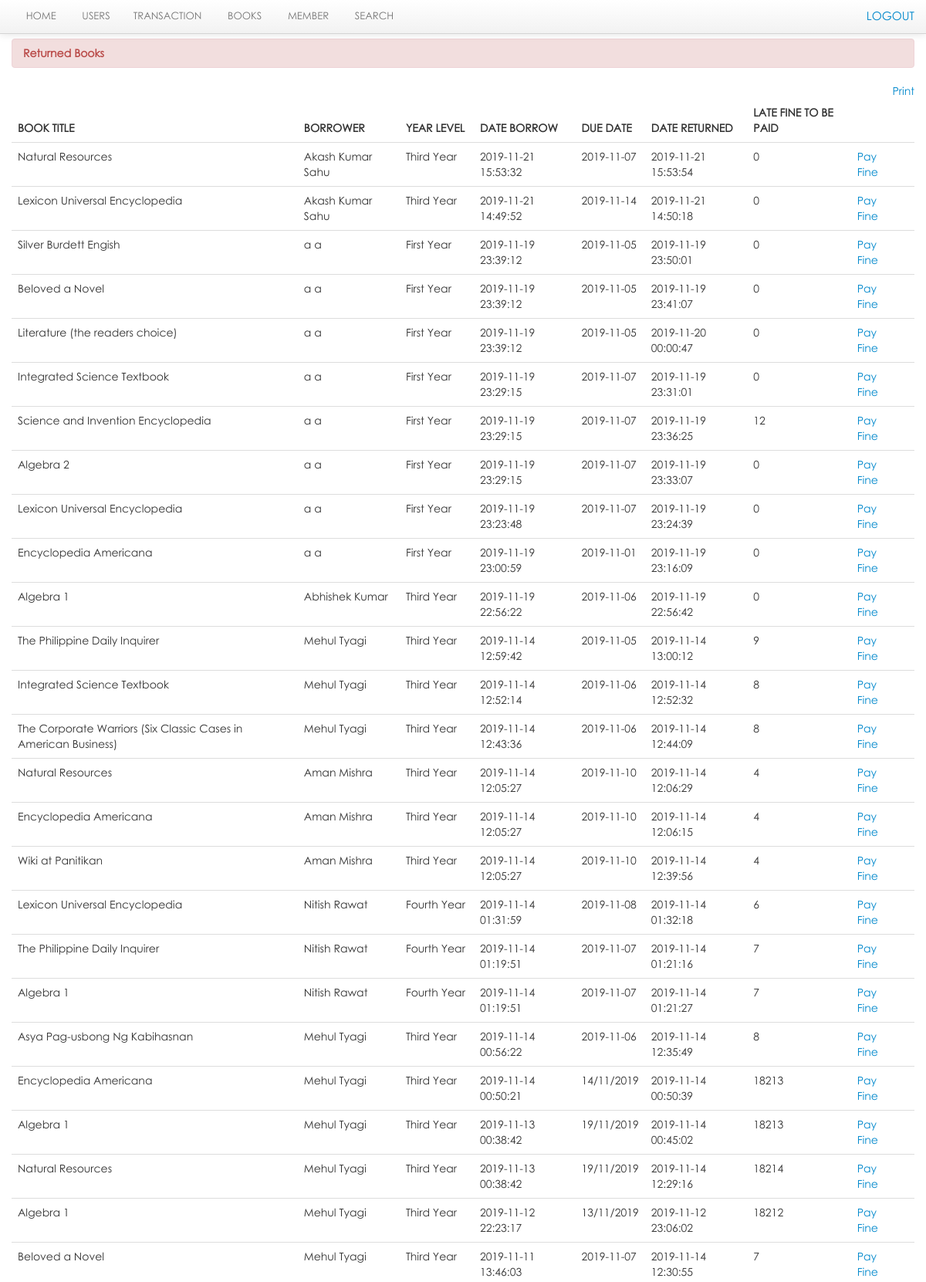
Screenshot of /lms/librarian/return.php (signed in, upper part) with the database file from the repository.
### tables this page shows
CREATE TABLE `borrow` (
  `borrow_id` int(11) NOT NULL,
  `member_id` int(11) NOT NULL,
  `date_borrow` varchar(100) NOT NULL,
  `due_date` varchar(100) DEFAULT NULL
);

CREATE TABLE `book` (
  `book_id` int(11) NOT NULL,
  `book_title` varchar(100) NOT NULL,
  `category_id` int(50) NOT NULL,
  `author` varchar(50) NOT NULL,
  `book_copies` int(11) NOT NULL,
  `book_pub` varchar(100) NOT NULL,
  `publisher_name` varchar(100) NOT NULL,
  `isbn` varchar(50) NOT NULL,
  `copyright_year` int(11) NOT NULL,
  `Shelf/Rack` varchar(11) NOT NULL,
  `date_receive` varchar(20) NOT NULL,
  `date_added` datetime NOT NULL,
  `status` varchar(30) NOT NULL
);

CREATE TABLE `member` (
  `member_id` int(11) NOT NULL,
  `password` varchar(50) NOT NULL,
  `firstname` varchar(100) NOT NULL,
  `lastname` varchar(100) NOT NULL,
  `gender` varchar(10) NOT NULL,
  `address` varchar(100) NOT NULL,
  `contact` varchar(100) NOT NULL,
  `type` varchar(100) NOT NULL,
  `year_level` varchar(100) NOT NULL,
  `email_id` varchar(100) NOT NULL,
  `verified` int(1) NOT NULL DEFAULT 0,
  `vkey` varchar(99) NOT NULL,
  `status` varchar(100) NOT NULL
);

CREATE TABLE `borrowdetails` (
  `borrow_details_id` int(11) NOT NULL,
  `book_id` int(11) NOT NULL,
  `fine` int(11) DEFAULT -99,
  `borrow_id` int(11) NOT NULL,
  `borrow_status` varchar(50) NOT NULL,
  `date_return` varchar(100) NOT NULL
);

### lms/librarian/return.php (the view, shortened to what this page needs)
<?php include('header.php'); ?>
<?php include('navbar_borrow.php'); ?>
    <div class="container">
		<div class="margin-top">
			<div class="row">
				<div class="span12">
						<div class="alert alert-danger"><strong>Returned Books</strong></div>
                            <table cellpadding="0" cellspacing="0" border="0" class="table" id="example">
								<div class="pull-right">
								<a href="" onclick="window.print()" class="btn-default"> Print</a>
								</div>
                                <thead>
                                    <tr>
                                        <th>Book title</th>
                                        <th>Borrower</th>
                                        <th>Year Level</th>
                                        <th>Date Borrow</th>
                                        <th>Due Date</th>
                                        <th>Date Returned</th>
										<th>Late fine to be paid</th>
										<th></th>
                                    </tr>
                                </thead>
                                <tbody>
                                  <?php  $user_query=mysqli_query($con,"select * from borrow
								LEFT JOIN member ON borrow.member_id = member.member_id
								LEFT JOIN borrowdetails ON borrow.borrow_id = borrowdetails.borrow_id
								LEFT JOIN book on borrowdetails.book_id =  book.book_id
								where borrowdetails.borrow_status = 'returned' ORDER BY borrow.borrow_id DESC
								  ")or die(mysql_error());
									while($row1=mysqli_fetch_array($user_query)){
									$id=$row1['borrow_id'];
									$borrow_details_id=$row1['borrow_details_id'];
                                    ?>
									<tr class="del<?php echo $id ?>">
                                    <td><?php echo $row1['book_title']; ?></td>
                                    <td><?php echo $row1['firstname']." ".$row1['lastname']; ?></td>
                                    <td><?php echo $row1['year_level']; ?></td>
									<td><?php echo $row1['date_borrow']; ?></td>
                                    <td><?php echo $row1['due_date']; ?> </td>
									<td><?php echo $row1['date_return']; ?></td>
									<td><?php echo $row1['fine']; ?></td>
                                    <td><a rel="tooltip"  title="Pay Fine" id="<?php echo $borrow_details_id; ?>"href="#fine_paid<?php echo $borrow_details_id; ?>"
                                    data-toggle="modal" class="btn-default">Pay Fine</a>
                                    <td></td>
                                    </tr>
									<?php  }  ?>
                                </tbody>
                            </table>
			</div>
			</div>
		</div>
    </div>
<?php include('footer.php') ?>

### lms/css/docs.css (style rules this page uses)
body { font-family:'TR Century Gothic',Helvetica,Arial,sans-serif !important; }
.alert { text-shadow: none; }
th { text-transform:uppercase; }
.margin-top { margin-top:50px; }
body { background: url(../img/grid_noise.png); position: relative; }

### lms/css/print.css (style rules this page uses)
th { text-align:left; }
td { text-align:left; border-top:1px solid; padding:2px; }
.alert { display:none; }
body { font-family:arial; font-size:13px; }

### rows the page displays
borrow: book.book_title "Natural Resources", member.firstname "Akash Kumar", member.lastname "Sahu", member.year_level "Third Year", date_borrow "2019-11-21 15:53:32", due_date "2019-11-07", borrowdetails.date_return "2019-11-21 15:53:54", borrowdetails.fine "0"
borrow: book.book_title "Lexicon Universal Encyclopedia", member.firstname "Akash Kumar", member.lastname "Sahu", member.year_level "Third Year", date_borrow "2019-11-21 14:49:52", due_date "2019-11-14", borrowdetails.date_return "2019-11-21 14:50:18", borrowdetails.fine "0"
borrow: book.book_title "Silver Burdett Engish", member.firstname "a", member.lastname "a", member.year_level "First Year", date_borrow "2019-11-19 23:39:12", due_date "2019-11-05", borrowdetails.date_return "2019-11-19 23:50:01", borrowdetails.fine "0", book.book_title "Beloved a Novel", borrowdetails.date_return "2019-11-19 23:41:07", book.book_title "Literature (the readers choice)", borrowdetails.date_return "2019-11-20 00:00:47"
borrow: book.book_title "Integrated Science Textbook", member.firstname "a", member.lastname "a", member.year_level "First Year", date_borrow "2019-11-19 23:29:15", due_date "2019-11-07", borrowdetails.date_return "2019-11-19 23:31:01", borrowdetails.fine "0", book.book_title "Science and Invention Encyclopedia", borrowdetails.date_return "2019-11-19 23:36:25", borrowdetails.fine "12", book.book_title "Algebra 2", borrowdetails.date_return "2019-11-19 23:33:07"
borrow: book.book_title "Lexicon Universal Encyclopedia", member.firstname "a", member.lastname "a", member.year_level "First Year", date_borrow "2019-11-19 23:23:48", due_date "2019-11-07", borrowdetails.date_return "2019-11-19 23:24:39", borrowdetails.fine "0"
borrow: book.book_title "Encyclopedia Americana", member.firstname "a", member.lastname "a", member.year_level "First Year", date_borrow "2019-11-19 23:00:59", due_date "2019-11-01", borrowdetails.date_return "2019-11-19 23:16:09", borrowdetails.fine "0"
borrow: book.book_title "Algebra 1", member.firstname "Abhishek", member.lastname "Kumar", member.year_level "Third Year", date_borrow "2019-11-19 22:56:22", due_date "2019-11-06", borrowdetails.date_return "2019-11-19 22:56:42", borrowdetails.fine "0"
borrow: book.book_title "The Philippine Daily Inquirer", member.firstname "Mehul", member.lastname "Tyagi", member.year_level "Third Year", date_borrow "2019-11-14 12:59:42", due_date "2019-11-05", borrowdetails.date_return "2019-11-14 13:00:12", borrowdetails.fine "9"
borrow: book.book_title "Integrated Science Textbook", member.firstname "Mehul", member.lastname "Tyagi", member.year_level "Third Year", date_borrow "2019-11-14 12:52:14", due_date "2019-11-06", borrowdetails.date_return "2019-11-14 12:52:32", borrowdetails.fine "8"
borrow: book.book_title "The Corporate Warriors (Six Classic Cases in American Business)", member.firstname "Mehul", member.lastname "Tyagi", member.year_level "Third Year", date_borrow "2019-11-14 12:43:36", due_date "2019-11-06", borrowdetails.date_return "2019-11-14 12:44:09", borrowdetails.fine "8"
borrow: book.book_title "Natural Resources", member.firstname "Aman", member.lastname "Mishra", member.year_level "Third Year", date_borrow "2019-11-14 12:05:27", due_date "2019-11-10", borrowdetails.date_return "2019-11-14 12:06:29", borrowdetails.fine "4", book.book_title "Encyclopedia Americana", borrowdetails.date_return "2019-11-14 12:06:15", book.book_title "Wiki at Panitikan", borrowdetails.date_return "2019-11-14 12:39:56"
borrow: book.book_title "Lexicon Universal Encyclopedia", member.firstname "Nitish", member.lastname "Rawat", member.year_level "Fourth Year", date_borrow "2019-11-14 01:31:59", due_date "2019-11-08", borrowdetails.date_return "2019-11-14 01:32:18", borrowdetails.fine "6"
borrow: book.book_title "The Philippine Daily Inquirer", member.firstname "Nitish", member.lastname "Rawat", member.year_level "Fourth Year", date_borrow "2019-11-14 01:19:51", due_date "2019-11-07", borrowdetails.date_return "2019-11-14 01:21:16", borrowdetails.fine "7", book.book_title "Algebra 1", borrowdetails.date_return "2019-11-14 01:21:27"
borrow: book.book_title "Asya Pag-usbong Ng Kabihasnan", member.firstname "Mehul", member.lastname "Tyagi", member.year_level "Third Year", date_borrow "2019-11-14 00:56:22", due_date "2019-11-06", borrowdetails.date_return "2019-11-14 12:35:49", borrowdetails.fine "8"
borrow: book.book_title "Encyclopedia Americana", member.firstname "Mehul", member.lastname "Tyagi", member.year_level "Third Year", date_borrow "2019-11-14 00:50:21", due_date "14/11/2019", borrowdetails.date_return "2019-11-14 00:50:39", borrowdetails.fine "18213"
borrow: book.book_title "Algebra 1", member.firstname "Mehul", member.lastname "Tyagi", member.year_level "Third Year", date_borrow "2019-11-13 00:38:42", due_date "19/11/2019", borrowdetails.date_return "2019-11-14 00:45:02", borrowdetails.fine "18213", book.book_title "Natural Resources", borrowdetails.date_return "2019-11-14 12:29:16", borrowdetails.fine "18214"
borrow: book.book_title "Algebra 1", member.firstname "Mehul", member.lastname "Tyagi", member.year_level "Third Year", date_borrow "2019-11-12 22:23:17", due_date "13/11/2019", borrowdetails.date_return "2019-11-12 23:06:02", borrowdetails.fine "18212"
borrow: book.book_title "Beloved a Novel", member.firstname "Mehul", member.lastname "Tyagi", member.year_level "Third Year", date_borrow "2019-11-11 13:46:03", due_date "2019-11-07", borrowdetails.date_return "2019-11-14 12:30:55", borrowdetails.fine "7"
